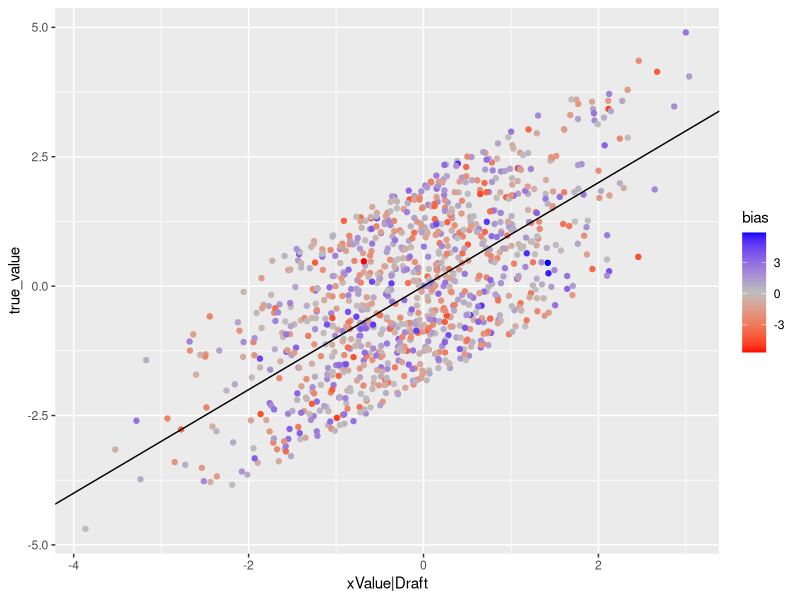
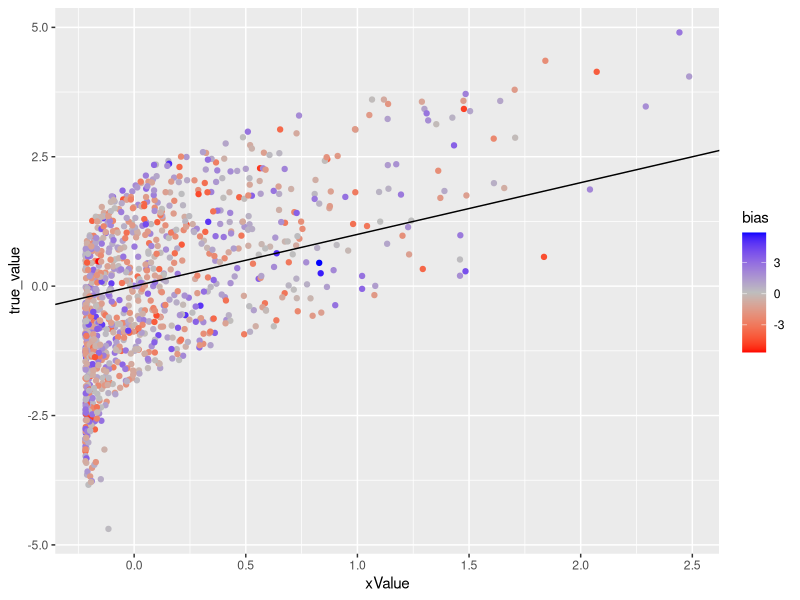

These charts were generated, in order, by the following R code:
library(tidyverse);library(modelr);library(ggplot2)

prospects <- data.frame(
  name = paste0("Player",1:1000),
  skill = rnorm(1000,0,1),
  bias = rnorm(1000,0,2),
  randomness = runif(1000,-2,2)
) %>%
  mutate(makes_nhl = ifelse(bias + skill>1,1,0),
         true_value = skill + randomness)


draft_mod <- glm(makes_nhl ~ skill, 
                 data=prospects, 
                 family="binomial")

value_mod <- glm(true_value ~ skill, 
                 data=prospects %>% 
                   filter(makes_nhl==1))

results <- prospects %>%
  add_predictions(draft_mod,"xDraft",type="response") %>%
  add_predictions(value_mod,"xValue|Draft") %>%
  mutate(xValue = xDraft*`xValue|Draft`,
         error_cond = true_value - `xValue|Draft`,
         error_total = true_value - xValue)

ggplot(results,aes(x=`xValue|Draft`,y=true_value,
                   color = bias)) +
  geom_point() +
  scale_color_gradientn(colours = c("red","grey","blue")) +
  geom_abline(slope = 1,intercept = 0)

ggplot(results,aes(x=xValue,y=true_value,
                   color = bias)) +
  geom_point()+
  scale_color_gradientn(colours = c("red","grey","blue")) +
  geom_abline(slope = 1,intercept = 0)
